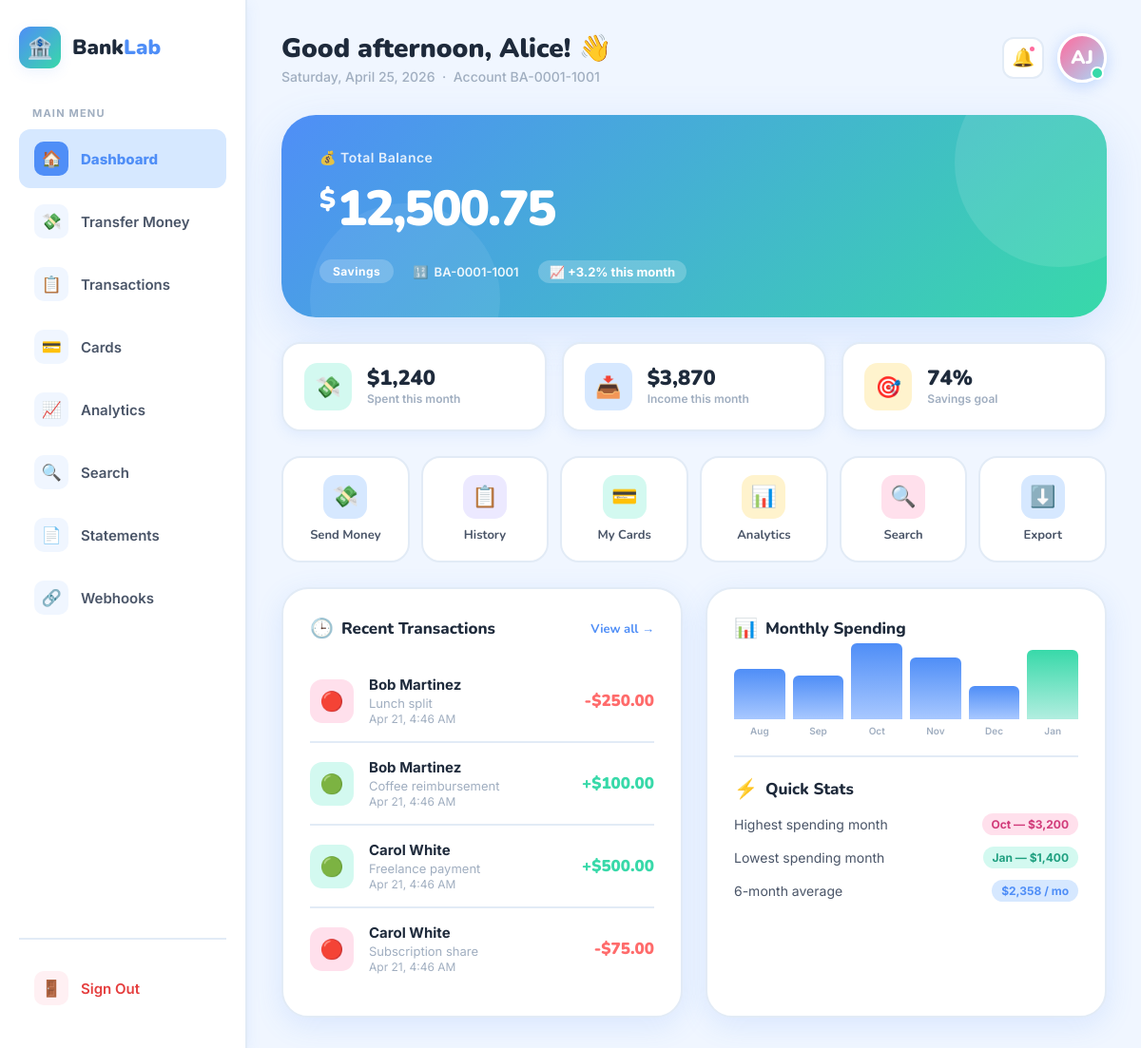
/dashboard.php (signed in), run on the app's committed database.
### tables this page shows
CREATE TABLE IF NOT EXISTS accounts (
    id INT AUTO_INCREMENT PRIMARY KEY,
    user_id INT NOT NULL,
    account_number VARCHAR(20) NOT NULL,
    account_type VARCHAR(50) DEFAULT 'Savings',
    balance DECIMAL(12,2) DEFAULT 0.00,
    FOREIGN KEY (user_id) REFERENCES users(id)
);

CREATE TABLE IF NOT EXISTS users (
    id INT AUTO_INCREMENT PRIMARY KEY,
    username VARCHAR(100) NOT NULL,
    password VARCHAR(100) NOT NULL,
    full_name VARCHAR(150) NOT NULL,
    email VARCHAR(150) NOT NULL,
    avatar_color VARCHAR(20) DEFAULT '#6C63FF',
    created_at TIMESTAMP DEFAULT CURRENT_TIMESTAMP
);

CREATE TABLE IF NOT EXISTS transactions (
    id INT AUTO_INCREMENT PRIMARY KEY,
    from_account_id INT NOT NULL,
    to_account_id INT NOT NULL,
    amount DECIMAL(12,2) NOT NULL,
    memo TEXT,
    transaction_date TIMESTAMP DEFAULT CURRENT_TIMESTAMP,
    FOREIGN KEY (from_account_id) REFERENCES accounts(id),
    FOREIGN KEY (to_account_id) REFERENCES accounts(id)
);

### dashboard.php (the view, shortened to what this page needs)
<?php
require_once 'db.php';
$account_id = isset($_GET['account_id']) ? (int)$_GET['account_id'] : $_SESSION['account_id'];
$acc_sql = "SELECT accounts.*, users.full_name, users.email, users.username, users.avatar_color
              FROM accounts JOIN users ON accounts.user_id = users.id
             WHERE accounts.id = $account_id";
$acc_res = mysqli_query($conn, $acc_sql);
$account = mysqli_fetch_assoc($acc_res);
$tx_sql = "SELECT t.*,
                  u_from.full_name AS from_name,
                  u_to.full_name   AS to_name
             FROM transactions t
             JOIN accounts a_from ON t.from_account_id = a_from.id
             JOIN accounts a_to   ON t.to_account_id   = a_to.id
             JOIN users u_from    ON a_from.user_id = u_from.id
             JOIN users u_to      ON a_to.user_id   = u_to.id
            WHERE t.from_account_id = $account_id
               OR t.to_account_id   = $account_id
            ORDER BY t.transaction_date DESC
            LIMIT 6";
$tx_res = mysqli_query($conn, $tx_sql);
$transactions = mysqli_fetch_all($tx_res, MYSQLI_ASSOC);
$initials = strtoupper(substr($account['full_name'], 0, 1))
          . strtoupper(explode(' ', $account['full_name'])[1][0] ?? '');
$months = ['Aug','Sep','Oct','Nov','Dec','Jan'];
$spends = [2100, 1850, 3200, 2600, 1400, 2900];
$maxS   = max($spends);
?>
<!DOCTYPE html>
<html lang="en">
<head>
<link rel="stylesheet" href="assets/style.css"/>
</head>
<body>
<div class="page-wrap">
  <aside class="sidebar">
    <div class="logo">
      <div class="logo-icon">🏦</div>
      <div class="logo-text">Bank<span>Lab</span></div>
    </div>
    <p class="nav-label">Main Menu</p>
    <a href="dashboard.php?account_id=<?= $_SESSION['account_id'] ?>" class="nav-link active">
      <div class="nav-icon">🏠</div> Dashboard
    </a>
    <a href="transfer.php" class="nav-link">
      <div class="nav-icon">💸</div> Transfer Money
    </a>
    <a href="transactions.php?account_id=<?= $account_id ?>" class="nav-link">
      <div class="nav-icon">📋</div> Transactions
    </a>
    <a href="cards.php" class="nav-link">
      <div class="nav-icon">💳</div> Cards
    </a>
    <a href="analytics.php" class="nav-link">
      <div class="nav-icon">📈</div> Analytics
    </a>
    <a href="search.php"     class="nav-link"><div class="nav-icon">🔍</div> Search</a>
    <a href="statements.php" class="nav-link"><div class="nav-icon">📄</div> Statements</a>
    <a href="webhook.php"    class="nav-link"><div class="nav-icon">🔗</div> Webhooks</a>
    <div class="sidebar-footer">
      <a href="logout.php" class="nav-link" style="color:#E53E3E;">
        <div class="nav-icon" style="background:#FFF0F3;">🚪</div> Sign Out
      </a>
    </div>
  </aside>
  <main class="main-content">
    <div class="topbar">
      <div>
        <div class="topbar-title">
          Good afternoon, <?= htmlspecialchars(explode(' ', $account['full_name'])[0]) ?>! 👋
        </div>
        <div class="topbar-subtitle">
          <?= date('l, F j, Y') ?> &nbsp;·&nbsp; Account <?= htmlspecialchars($account['account_number']) ?>
        </div>
      </div>
      <div class="topbar-right">
        <div class="notif-btn" onclick="window.location='notifications.php'" title="Notifications" style="cursor:pointer;">
          🔔<div class="notif-dot"></div>
        </div>
        <div style="position:relative;">
          <div class="avatar"
               style="background: linear-gradient(135deg, <?= htmlspecialchars($account['avatar_color']) ?>, #A8D8F8);"
               onclick="document.getElementById('avatarMenu').classList.toggle('show')">
            <?= $initials ?>
            <div class="avatar-badge"></div>
          </div>
        </div>
      </div>
    </div>
    <div class="balance-card fade-in">
      <div class="balance-label">💰 Total Balance</div>
      <div class="balance-amount">
        <span class="currency">$</span><?= number_format($account['balance'], 2) ?>
      </div>
      <div class="balance-meta">
        <div class="balance-chip"><?= htmlspecialchars($account['account_type']) ?></div>
        <div class="balance-meta-item">
          <span>🔢</span> <?= htmlspecialchars($account['account_number']) ?>
        </div>
        <div class="balance-change">📈 +3.2% this month</div>
      </div>
    </div>
    <div class="stats-grid stagger" style="margin-top:26px;">
      <div class="stat-card">
        <div class="stat-icon-wrap" style="background:var(--mint-soft);">💸</div>
        <div>
          <div class="stat-val">$1,240</div>
          <div class="stat-lbl">Spent this month</div>
        </div>
      </div>
      <div class="stat-card">
        <div class="stat-icon-wrap" style="background:var(--primary-soft);">📥</div>
        <div>
          <div class="stat-val">$3,870</div>
          <div class="stat-lbl">Income this month</div>
        </div>
      </div>
      <div class="stat-card">
        <div class="stat-icon-wrap" style="background:var(--gold-soft);">🎯</div>
        <div>
          <div class="stat-val">74%</div>
          <div class="stat-lbl">Savings goal</div>
        </div>
      </div>
    </div>
    <div class="quick-actions stagger" style="margin-top:24px;">
      <a href="transfer.php" class="quick-action-btn">
        <div class="quick-action-icon" style="background:var(--primary-soft);color:var(--primary);">💸</div> Send Money
      </a>
      <a href="transactions.php?account_id=<?= $account_id ?>" class="quick-action-btn">
        <div class="quick-action-icon" style="background:var(--purple-soft);color:var(--purple);">📋</div> History
      </a>
      <a href="cards.php" class="quick-action-btn">
        <div class="quick-action-icon" style="background:var(--mint-soft);color:var(--mint);">💳</div> My Cards
      </a>
      <a href="analytics.php" class="quick-action-btn">
        <div class="quick-action-icon" style="background:var(--gold-soft);color:#C09000;">📊</div> Analytics
      </a>
      <a href="search.php" class="quick-action-btn">
        <div class="quick-action-icon" style="background:var(--accent-soft);color:var(--accent);">🔍</div> Search
      </a>
      <a href="export.php" class="quick-action-btn">
        <div class="quick-action-icon" style="background:var(--primary-soft);color:var(--primary);">⬇️</div> Export
      </a>
    </div>
    <div class="two-col">
      <div class="card fade-in">
        <div class="card-title">
          <span class="card-icon">🕒</span> Recent Transactions
          <a href="transactions.php?account_id=<?= $account_id ?>"
             style="margin-left:auto;font-size:13px;color:var(--primary);font-weight:700;text-decoration:none;">
             View all →
          </a>
        </div>
        <ul class="tx-list">
          <?php foreach ($transactions as $tx):
            $is_debit = ($tx['from_account_id'] == $account_id);
            $party    = $is_debit ? $tx['to_name'] : $tx['from_name'];
            $icon_bg  = $is_debit ? 'var(--accent-soft)' : 'var(--mint-soft)';
            $icon     = $is_debit ? '🔴' : '🟢';
          ?>
          <li class="tx-item">
            <div class="tx-icon" style="background:<?= $icon_bg ?>;"><?= $icon ?></div>
            <div class="tx-info">
              <div class="tx-party"><?= htmlspecialchars($party) ?></div>
              <div class="tx-memo"><?= $tx['memo'] ?></div>
              <div class="tx-date"><?= date('M j, g:i A', strtotime($tx['transaction_date'])) ?></div>
            </div>
            <div class="tx-amount <?= $is_debit ? 'debit' : 'credit' ?>">
              <?= $is_debit ? '-' : '+' ?>$<?= number_format($tx['amount'], 2) ?>
            </div>
          </li>
          <?php endforeach; ?>
        </ul>
      </div>
      <div class="card fade-in">
        <div class="card-title"><span class="card-icon">📊</span> Monthly Spending</div>
        <div class="bar-chart" style="align-items:flex-end; margin-bottom: 16px;">
          <?php foreach ($months as $i => $m):
            $ht = round(($spends[$i] / $maxS) * 80);
          ?>
          <div class="bar-col">
            <div class="bar-fill <?= $m === 'Jan' ? 'mint' : '' ?>"
                 style="height:<?= $ht ?>px;" title="$<?= number_format($spends[$i]) ?>"></div>
            <div class="bar-label"><?= $m ?></div>
          </div>
          <?php endforeach; ?>
        </div>
        <hr class="divider"/>
        <div class="card-title" style="margin-bottom:12px;"><span class="card-icon">⚡</span> Quick Stats</div>
        <div style="display:flex;flex-direction:column;gap:12px;">
          <div style="display:flex;justify-content:space-between;align-items:center;">
            <span style="font-size:14px;color:var(--slate-mid);">Highest spending month</span>
            <span class="badge badge-danger">Oct — $3,200</span>
          </div>
          <div style="display:flex;justify-content:space-between;align-items:center;">
            <span style="font-size:14px;color:var(--slate-mid);">Lowest spending month</span>
            <span class="badge badge-success">Jan — $1,400</span>
          </div>
          <div style="display:flex;justify-content:space-between;align-items:center;">
            <span style="font-size:14px;color:var(--slate-mid);">6-month average</span>
            <span class="badge badge-info">$2,358 / mo</span>
          </div>
        </div>
      </div>
    </div>
  </main>
</div>
</body>
</html>

### data on the page
accounts: user.full_name "Alice", account_number "BA-0001-1001", user.full_name "AJ", balance "12,500.75", account_type "Savings"
transactions: from_account "🔴", users.full_name "Bob Martinez", memo "Lunch split", transaction_date "Apr 21, 4:46 AM", amount "250.00"
transactions: from_account "🟢", users.full_name "Bob Martinez", memo "Coffee reimbursement", transaction_date "Apr 21, 4:46 AM", amount "100.00"
transactions: from_account "🟢", users.full_name "Carol White", memo "Freelance payment", transaction_date "Apr 21, 4:46 AM", amount "500.00"
transactions: from_account "🔴", users.full_name "Carol White", memo "Subscription share", transaction_date "Apr 21, 4:46 AM", amount "75.00"

### other printed values
$m "Aug"
$m "Sep"
$m "Oct"
$m "Nov"
$m "Dec"
$m "Jan"
